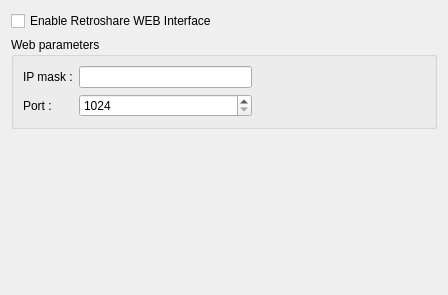
<?xml version="1.0" encoding="UTF-8"?>
<ui version="4.0">
 <class>RsWebUIConfig</class>
 <widget class="QWidget" name="RsWebUIConfig">
  <property name="geometry">
   <rect>
    <x>0</x>
    <y>0</y>
    <width>448</width>
    <height>295</height>
   </rect>
  </property>
  <layout class="QVBoxLayout" name="verticalLayout">
   <item>
    <widget class="QCheckBox" name="enableWebUI_CB">
     <property name="text">
      <string>Enable Retroshare WEB Interface</string>
     </property>
    </widget>
   </item>
   <item>
    <widget class="QGroupBox" name="params_GB">
     <property name="title">
      <string>Web parameters</string>
     </property>
     <layout class="QGridLayout" name="gridLayout">
      <item row="0" column="0">
       <widget class="QLabel" name="label">
        <property name="text">
         <string>IP mask :</string>
        </property>
       </widget>
      </item>
      <item row="1" column="1">
       <widget class="QSpinBox" name="port_SB">
        <property name="minimum">
         <number>1024</number>
        </property>
        <property name="maximum">
         <number>65535</number>
        </property>
       </widget>
      </item>
      <item row="1" column="0">
       <widget class="QLabel" name="label_2">
        <property name="text">
         <string>Port :</string>
        </property>
       </widget>
      </item>
      <item row="0" column="1">
       <widget class="QLineEdit" name="IPmask_LE"/>
      </item>
      <item row="0" column="2">
       <spacer name="horizontalSpacer">
        <property name="orientation">
         <enum>Qt::Horizontal</enum>
        </property>
        <property name="sizeHint" stdset="0">
         <size>
          <width>40</width>
          <height>20</height>
         </size>
        </property>
       </spacer>
      </item>
     </layout>
    </widget>
   </item>
   <item>
    <spacer>
     <property name="orientation">
      <enum>Qt::Vertical</enum>
     </property>
     <property name="sizeHint" stdset="0">
      <size>
       <width>1</width>
       <height>151</height>
      </size>
     </property>
    </spacer>
   </item>
  </layout>
 </widget>
 <resources/>
 <connections/>
</ui>
